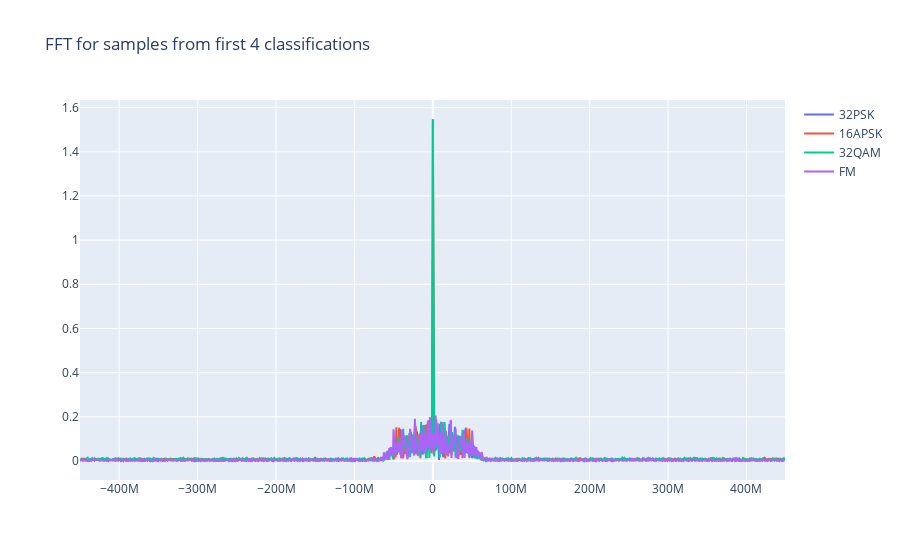

Write notebook code for a chart like this one.
### Markdown cell above
### Power spectrum

### Code cell
n_classes_to_visualise = 4
show_nth_freq_component = 1
traces = []

# create power spectrum for n samples of different cfns
for ix in range(n_classes_to_visualise):
    # calculate magnitude of fourier components
    yf = fft(X_samples[ix, :, 0] + 1j*X_samples[ix, :, 1])
    yf = 1/N_samples * np.abs(fftshift(yf))
    # set frequency range
    xf = np.linspace(0.0, 1.0/(1.0*T), N_samples)
    xf = fftfreq(N_samples, T)
    xf = fftshift(xf)
    # prepare plot trace
    plot_data = go.Scatter(
        name=classes[first_samples.index][ix],
        x=xf[::show_nth_freq_component],
        y=yf[::show_nth_freq_component],
        marker=dict(
            size=4,
            colorscale='Viridis',
        ),
        line=dict(
            width=2
        )
    )
    traces.append(plot_data)
fig = go.Figure(data=traces)
fig.update_layout(title=f'FFT for samples from first {n_classes_to_visualise} classifications')
fig.show()

### Figure 1 — Plotly figure (JSON) as saved in the notebook; plotly's stock layout.template omitted (floating-point values rounded to 4 significant figures; data arrays with more than 128 entries replaced by an {"elided": "..."} marker saying what was removed)
{"data": [{"line": {"width": 2}, "marker": {"colorscale": [[0, "#440154"], [0.1111, "#482878"], [0.2222, "#3e4989"], [0.3333, "#31688e"], [0.4444, "#26828e"], [0.5556, "#1f9e89"], [0.6667, "#35b779"], [0.7778, "#6ece58"], [0.8889, "#b5de2b"], [1, "#fde725"]], "size": 4}, "name": "32PSK", "type": "scatter", "x": {"elided": "1024 float values"}, "y": {"elided": "1024 float values"}}, {"line": {"width": 2}, "marker": {"colorscale": [[0, "#440154"], [0.1111, "#482878"], [0.2222, "#3e4989"], [0.3333, "#31688e"], [0.4444, "#26828e"], [0.5556, "#1f9e89"], [0.6667, "#35b779"], [0.7778, "#6ece58"], [0.8889, "#b5de2b"], [1, "#fde725"]], "size": 4}, "name": "16APSK", "type": "scatter", "x": {"elided": "1024 float values"}, "y": {"elided": "1024 float values"}}, {"line": {"width": 2}, "marker": {"colorscale": [[0, "#440154"], [0.1111, "#482878"], [0.2222, "#3e4989"], [0.3333, "#31688e"], [0.4444, "#26828e"], [0.5556, "#1f9e89"], [0.6667, "#35b779"], [0.7778, "#6ece58"], [0.8889, "#b5de2b"], [1, "#fde725"]], "size": 4}, "name": "32QAM", "type": "scatter", "x": {"elided": "1024 float values"}, "y": {"elided": "1024 float values"}}, {"line": {"width": 2}, "marker": {"colorscale": [[0, "#440154"], [0.1111, "#482878"], [0.2222, "#3e4989"], [0.3333, "#31688e"], [0.4444, "#26828e"], [0.5556, "#1f9e89"], [0.6667, "#35b779"], [0.7778, "#6ece58"], [0.8889, "#b5de2b"], [1, "#fde725"]], "size": 4}, "name": "FM", "type": "scatter", "x": {"elided": "1024 float values"}, "y": {"elided": "1024 float values"}}], "layout": {"title": {"text": "FFT for samples from first 4 classifications"}}}
